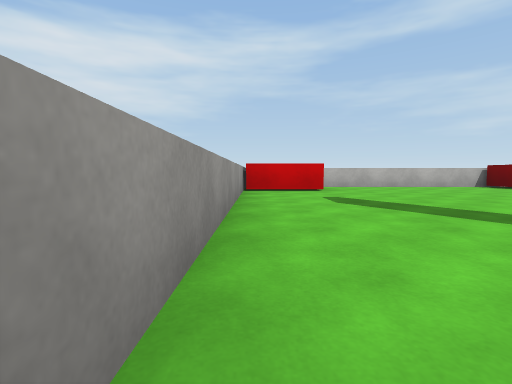
view 1 (above)

16 first-person views from a walk through a scene from a Unity 3-D project. The camera is 0.72 m above the floor, tilts 4° down and sees 85° across. The floor is counted in squares, 2 m on a side. Each view is taken from the middle of a square. On the plan, view 1 faces up. The plan holds only what a view shows up to about 9 squares ahead; the rest is blank. Surface patterns are stand-ins for the level's own textures.

view 2
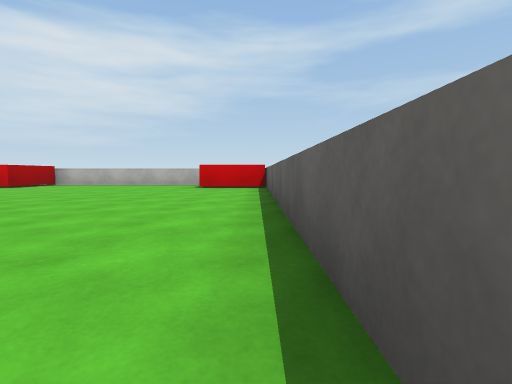

view 3
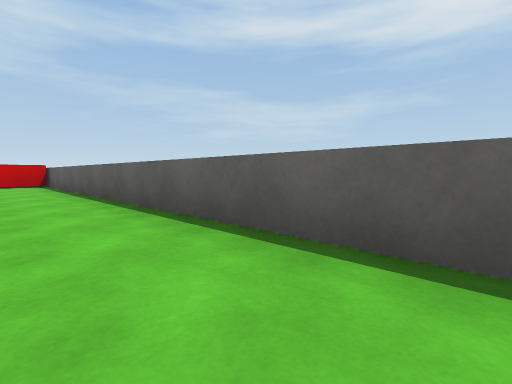

view 4
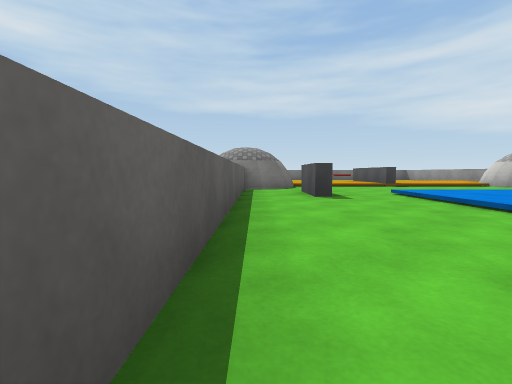

view 5
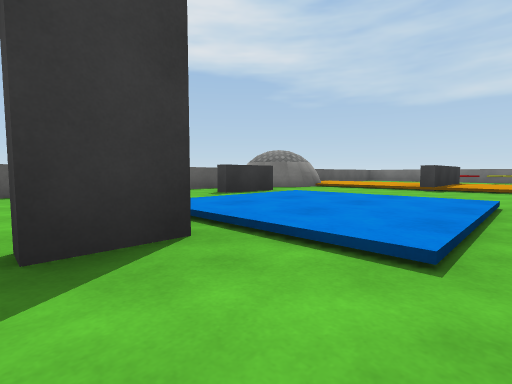

view 6
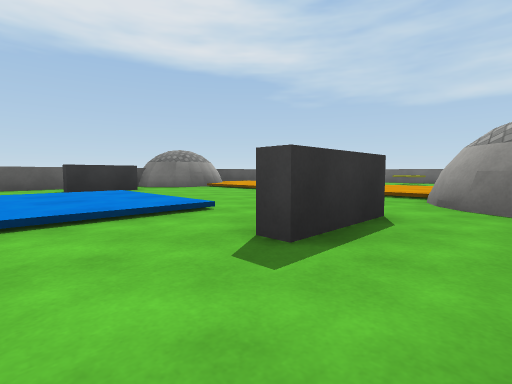

view 7
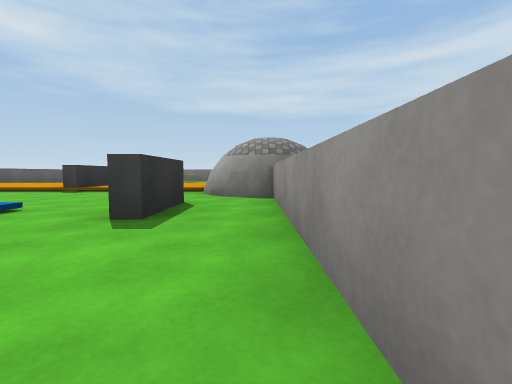

view 8
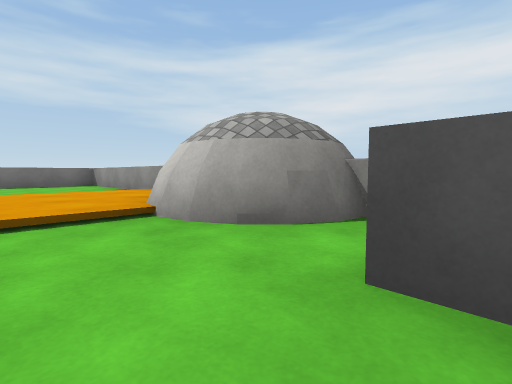

view 9
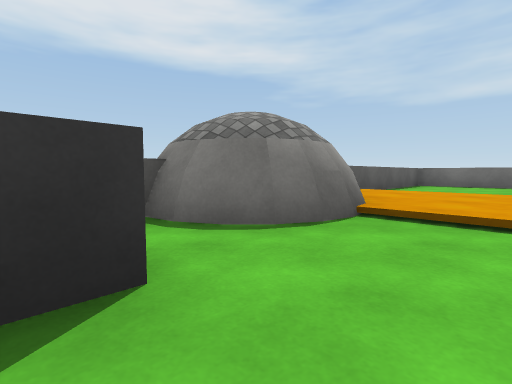

view 10
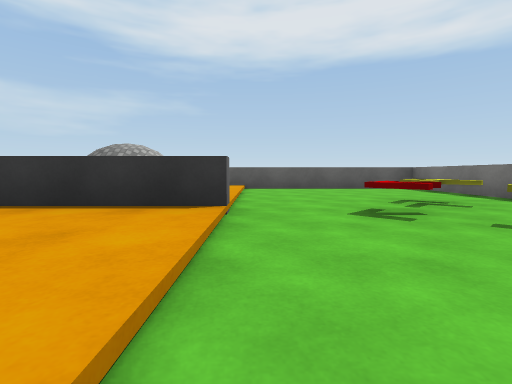

view 11
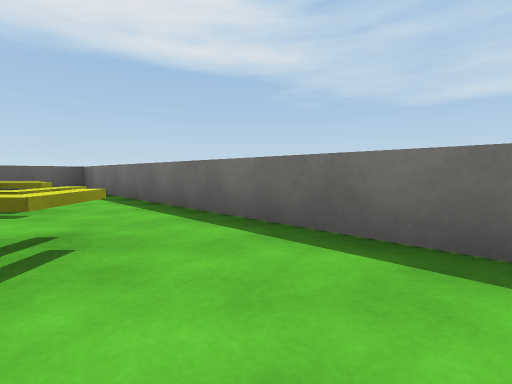

view 12
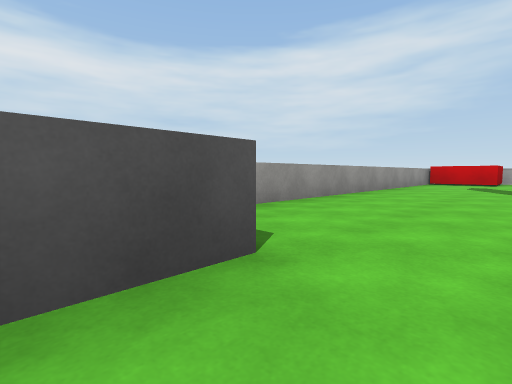

view 13
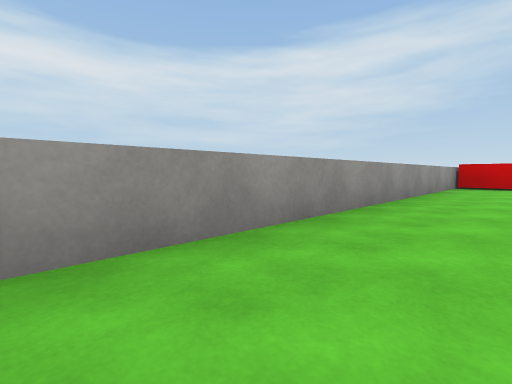

view 14
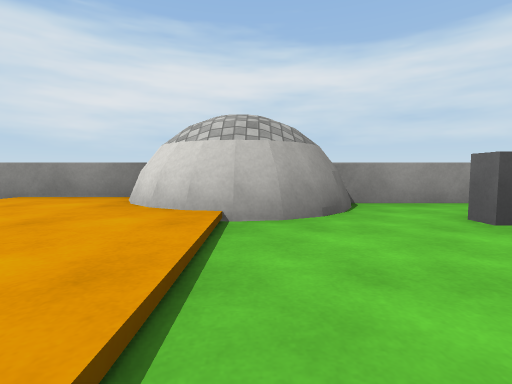

view 15
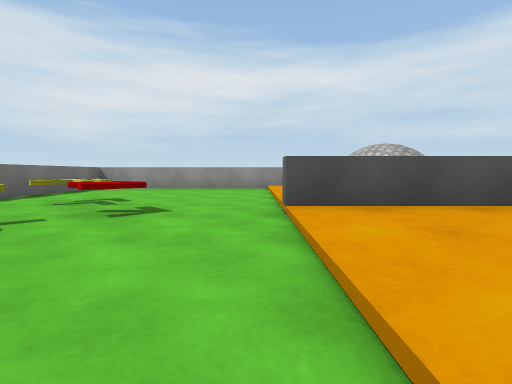

view 16
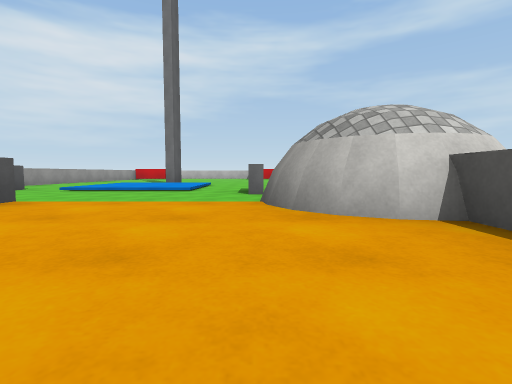

### Floor plan
Points are (right, up) in squares from view 1. A wall is a line through its corners. A room is listed if a view was taken in it or the views show most of it. See-through windows are left out.
Room 1 (views 1, 2, 3, 4, 5, 6, 7, 8, 9, 10, 11, 12, 13, 14, 15, 16)
walls: (6.1, -3.1) (6.1, -4.4); (3.4, -0.9) (3.4, 0); (5.9, -4.5) (5.9, -3.1); (1.1, -3.1) (1.1, -4.4); (3.6, 0) (3.6, -0.9); (6.2, -5.6) (6.7, -5.1) (7.3, -5) (7.3, 6); (6.7, -5.1) (7, -5); (0.9, -4.5) (0.9, -3.1); (3.6, -6.9) (3.6, -8.8); (6.2, -6.6) (6.1, -5.9) (6.3, -5.5); (0.6, -5.5) (1, -6.2) (0.6, -6.8) (0.3, -7.1); (0.9, -6) (0.8, -6.7); (0.2, -5.1) (0.5, -5.3); (7.7, -7.1) (7.2, -7.2); (7.3, -7.8) (7.3, -7.3) (6.9, -7.3) (6.4, -7) (6.1, -6.3) (6.2, -5.8); (3.4, -8.9) (3.4, -6.9); (-0.2, -7.2) (-0.2, -12.5) (7.3, -12.5) (7.3, -8.4); (7.2, 5.4) (5.6, 5.4); (5.7, 6.1) (5.7, 7) (1.3, 7) (1.3, 5.4) (-0.2, 5.4); (-0.2, 6) (-0.2, -5) (0.2, -5.1) (0.8, -5.6) (0.9, -6.3)
ways out: gap at (3, -9)
objects: other object (3, -11); other object (3, -10); other object (4, -11)

Positions as (right, up) in squares from view 1, and headings:
1: (0, 0), facing up
2: (7, -1), facing up
3: (6, -3), facing up-right
4: (7, 1), facing down
5: (2, 0), facing down-right
6: (0, -2), facing down-right
7: (0, -1), facing down
8: (2, -4), facing down-left
9: (5, -4), facing down-right
10: (1, -9), facing right
11: (1, -11), facing down-right
12: (2, -4), facing up-left
13: (1, -2), facing up-left
14: (3, -6), facing left
15: (6, -9), facing left
16: (6, -9), facing up
